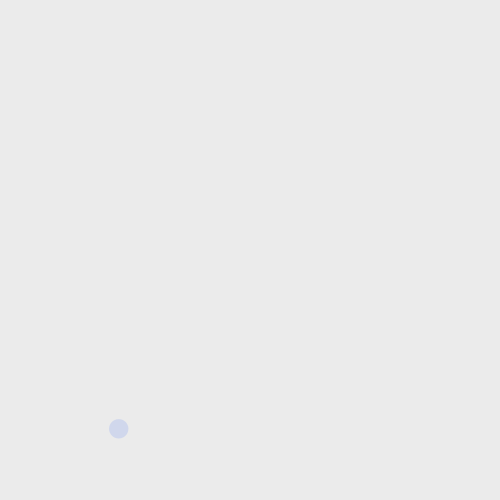
Frame 1 (no input)
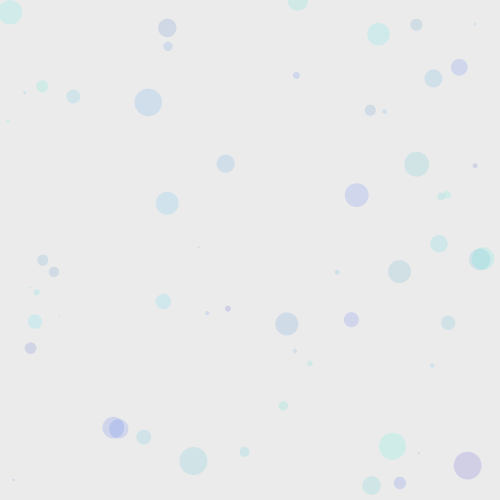
Frame 60 (the mouse pressed at the canvas centre just before this capture)
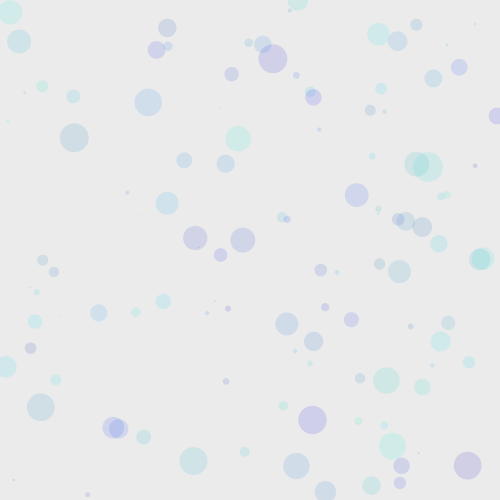
Frame 120 (the mouse held since frame 60 and released just before this capture)

The Processing sketch that drew these frames (run headless with seeded random() and noise(); from frame 60 on, the mouse is pressed at the canvas centre):

// Processing sketch: processing_3372
// ── processing_3372.pde

 
void setup(){ 
  size(500,500); 
  background(235);
  noFill(); 
      
} 
 
void draw(){ 
     
  float tam = random(0, 30); 
      fill(10, random(0, 250), random(180, 250), 30);
      noStroke();
    ellipse(random(width), random(height), tam, tam);
}

void mousePressed(){

    background(235);

}
